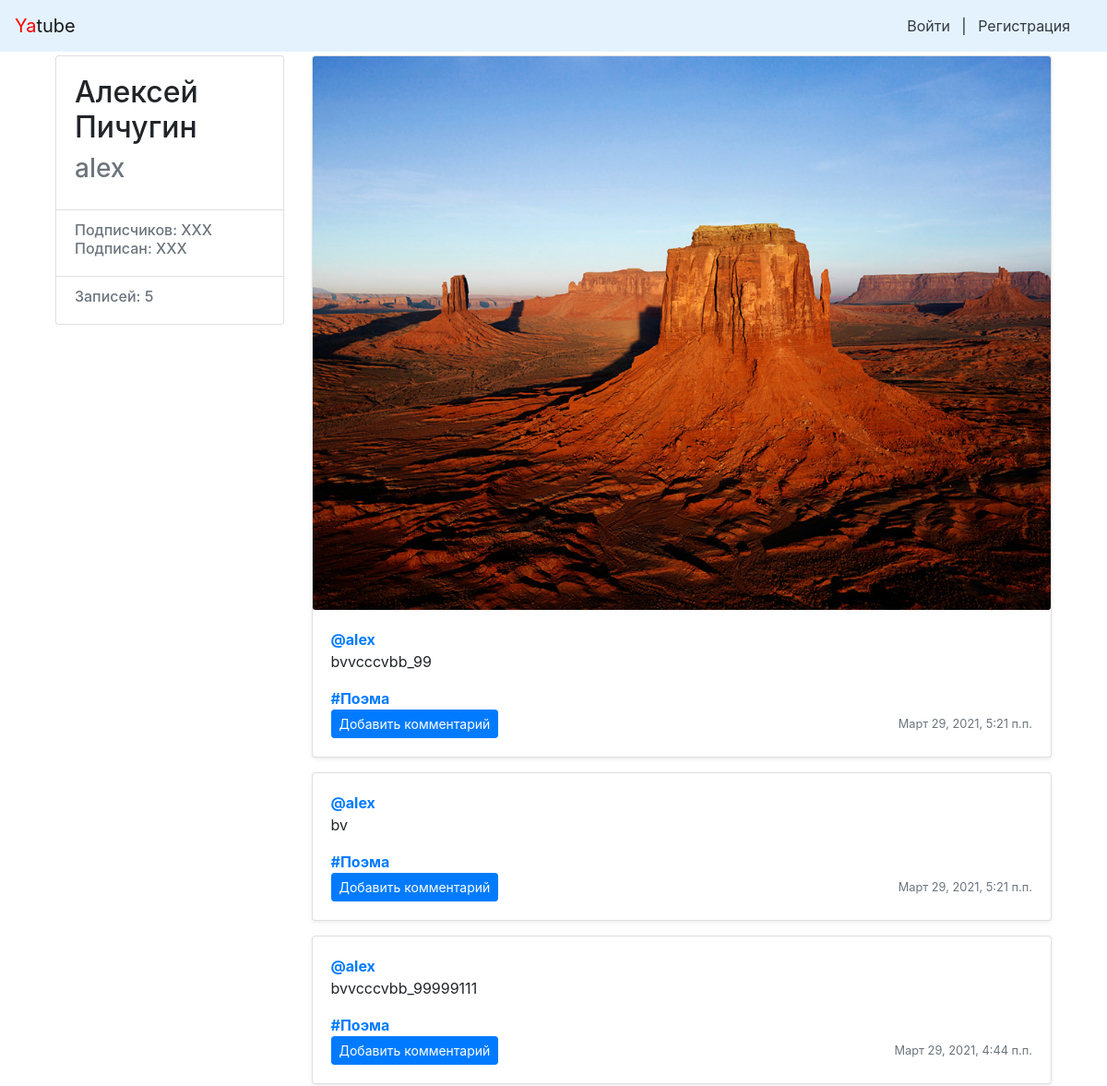
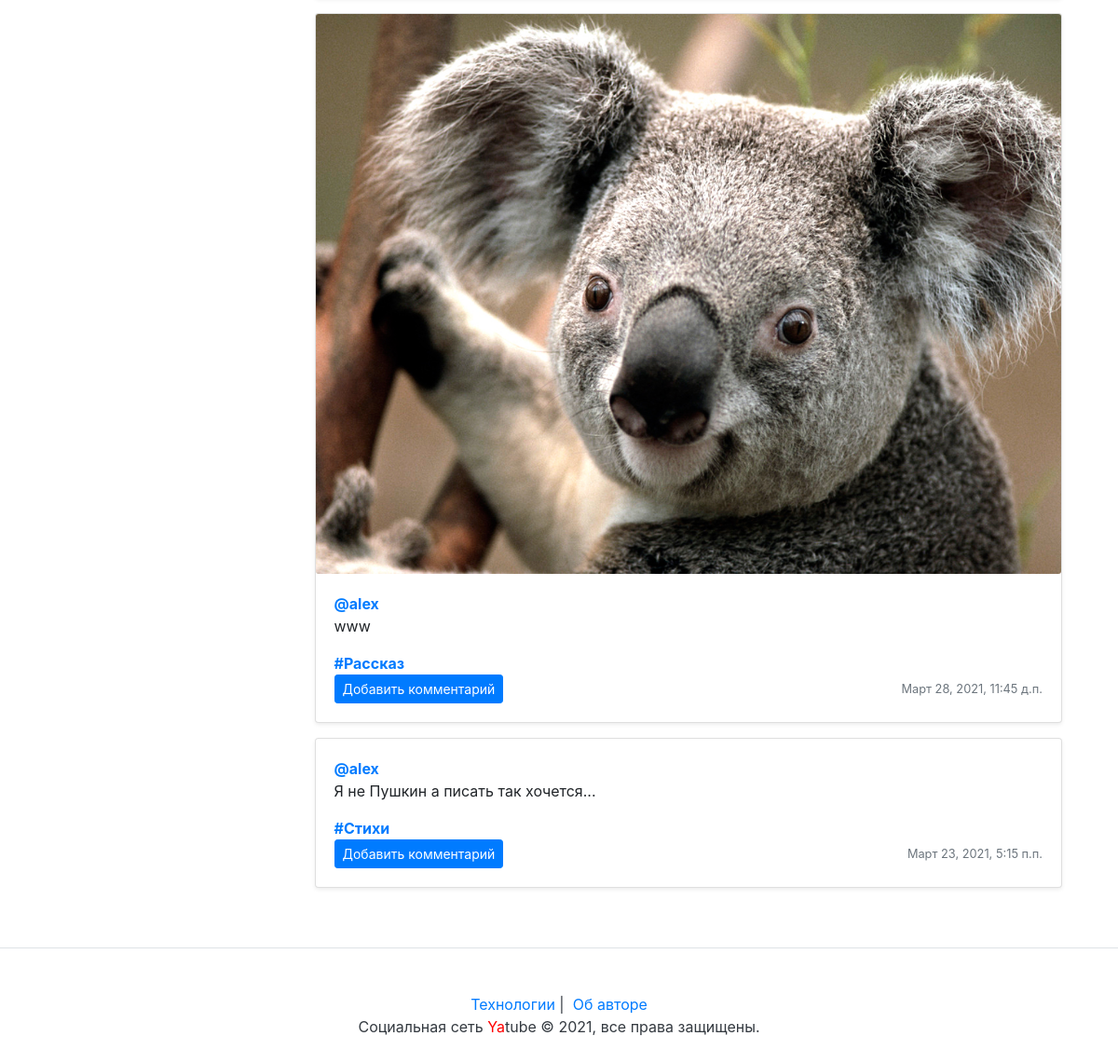
Page /alex/ on the committed database (2 pictures, top to bottom).
### posts/models.py (models this page shows, shortened)
class Post(models.Model):
    objects = None
    text = models.TextField(
        verbose_name='Текст',
        help_text='Начните писать здесь',
    )
    pub_date = models.DateTimeField(
        verbose_name='Дата публикации',
        auto_now_add=True,
    )
    author = models.ForeignKey(
        User,
        on_delete=models.CASCADE,
        verbose_name='Автор',
        related_name='author_posts',
    )
    group = models.ForeignKey(
        Group,
        verbose_name='Группа',
        on_delete=models.SET_NULL,
        related_name='group_posts',
        blank=True, null=True,
    )
    image = models.ImageField(
        verbose_name='Изображение',
        help_text='Загрузите изображение',
        upload_to='posts/',
        blank=True, null=True
    )

class Group(models.Model):
    objects = None
    title = models.CharField(
        verbose_name='Заголовок',
        max_length=200,
        help_text='Дайте короткое название группе',
    )
    slug = models.SlugField(
        verbose_name='Адрес',
        unique=True,
        help_text='Укажите адрес для страницы группы',
    )
    description = models.TextField(
        verbose_name='Описание',
        help_text='Укажите краткое описание группы',
    )

### posts/views.py (the view)
# urls.py: path('<str:username>/', views.profile, name='profile'),
def profile(request, username):
    if request.method == 'GET':
        user_is_author = False
        user = request.user
        author = get_object_or_404(User, username=username)
        if author.id == user.id:
            user_is_author = True
        post_list = author.author_posts.all().order_by('-pub_date')
        count_posts = author.author_posts.count()
        paginator = Paginator(post_list, 10)
        page_number = request.GET.get('page')
        page = paginator.get_page(page_number)
        context = {
            'author': author,
            'page': page,
            'user_is_author': user_is_author,
            'count_posts': count_posts,
        }
        return render(request, 'profile.html', context)
    return redirect(reverse('index'))

### posts/templates/posts/profile.html (shortened to what this page needs)
{% extends "base.html" %}
{% block content %}
{% load thumbnail %}
<main role="main" class="container">
    <div class="row">
        <div class="col-md-3 mb-3 mt-1">
            <div class="card">
                <div class="card-body">
                    <div class="h2">
                        {{ author.get_full_name }}
                    </div>
                    <div class="h3 text-muted">
                        {{ author.get_username }}
                    </div>
                </div>
                <ul class="list-group list-group-flush">
                    <li class="list-group-item">
                        <div class="h6 text-muted">
                            Подписчиков: XXX <br />
                            Подписан: XXX
                        </div>
                    </li>
                    <li class="list-group-item">
                        <div class="h6 text-muted">
                        Записей: {{ count_posts }}
                        </div>
                    </li>
                </ul>
            </div>
        </div>
        <div class="col-md-9">
            {% for post in page %}
                {% include "post_item.html" with post=post %}
            {% endfor %}
        </div>
    </div>
</main>
{% endblock %}

### posts/templates/base.html (shortened to what this page needs)
<!doctype html>
<html>
<head>
    {% load static %}
    <link rel="stylesheet" href="{% static 'bootstrap/dist/css/bootstrap.min.css' %}">
</head>
<body>
    {% include 'nav.html' %}
    <main>
        <div class="container">
            {% block content %}{% endblock %}
        </div>
    </main>
    {% include 'footer.html' %}
</body>
</html>

### users/templates/nav.html
<nav class="navbar navbar-light" style="background-color: #e3f2fd;">
    <a class="navbar-brand" href="/"><span style="color:red">Ya</span>tube</a>
    <nav class="my-2 my-md-0 mr-md-3">
        {% if user.is_authenticated %}
        Пользователь: {{ user.username }}.
        <a class="p-2 text-dark" href="/new">Новая запись</a>
        <a class="p-2 text-dark" href="{% url 'password_change' %}">Изменить пароль</a>
        <a class="p-2 text-dark" href="{% url 'logout' %}">Выйти</a>
        {% else %}
        <a class="p-2 text-dark" href="{% url 'login' %}">Войти</a> |
        <a class="p-2 text-dark" href="{% url 'signup' %}">Регистрация</a>
        {% endif %}
    </nav>
</nav>

### posts/templates/posts/post_item.html (shortened to what this page needs)
<div class="card mb-3 mt-1 shadow-sm">
  {% load thumbnail %}
  {% thumbnail post.image "960x339" crop="center" upscale=True as im %}
  <img class="card-img" src="{{ im.url }}" />
  {% endthumbnail %}
  <div class="card-body">
    <p class="card-text">
      <a name="post_{{ post.id }}" href="{% url 'profile' post.author.username %}">
        <strong class="d-block text-gray-dark">@{{ post.author }}</strong>
      </a>
      {{ post.text|linebreaksbr }}
    </p>
    {% if post.group %}
    <a class="card-link muted" href="{% url 'group' post.group.slug %}">
      <strong class="d-block text-gray-dark">#{{ post.group.title }}</strong>
    </a>
    {% endif %}
    <div class="d-flex justify-content-between align-items-center">
      <div class="btn-group">
        <a class="btn btn-sm btn-primary" href="{% url 'add_comment' post.author.username post.id %}" role="button">
          Добавить комментарий
        </a>
      </div>
      <small class="text-muted">{{ post.pub_date }}</small>
    </div>
  </div>
</div>

### users/templates/footer.html
<footer class="pt-4 my-md-5 pt-md-5 border-top">
    <p class="m-0 text-dark text-center ">
        <a href="{% url 'about:tech' %}">Технологии</a>&nbsp|&nbsp
        <a href="{% url 'about:author' %}">Об авторе</a>
    </p>
    <p class="m-0 text-dark text-center ">Социальная сеть <span style="color:red">Ya</span>tube © {% now "Y" %}, все права защищены.</p>
</footer>

### rows in the picture
Post: shows a picture, author "alex", text "bvvcccvbb_99", group "Поэма", pub_date "Март 29, 2021, 5:21 п.п."
Post: author "alex", text "bv", group "Поэма", pub_date "Март 29, 2021, 5:21 п.п."
Post: author "alex", text "bvvcccvbb_99999111", group "Поэма", pub_date "Март 29, 2021, 4:44 п.п."
Post: shows a picture, author "alex", text "www", group "Рассказ", pub_date "Март 28, 2021, 11:45 д.п."
Post: author "alex", text "Я не Пушкин а писать так хочется...", group "Стихи", pub_date "Март 23, 2021, 5:15 п.п."

### other values in the picture
{{ author.get_full_name }} "Алексей Пичугин"
{{ author.get_username }} "alex"
{{ count_posts }} "5"
